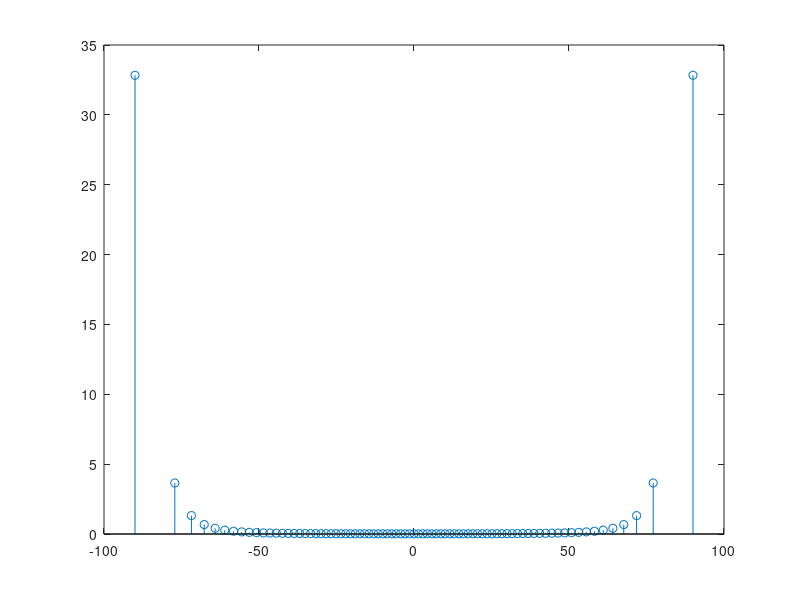

Write the MATLAB code that produced this figure.
clc
clear

n = 81;
K = 1;
a = zeros(n, 1);
I = zeros(n, 1);
for l=1:n
    I(l) = (l-1) - (n-1)/2;
end

U = zeros(n, n);
for i = 1:n
    for j = 1:n
        U(i,j) = exp(-1i*2*pi*I(i)*I(j)/n)/sqrt(n);
    end
end

phi_degree = -90:90;
phi = phi_degree*pi/180;
theta = 0.5*sin(phi);
for ph = 1:length(phi_degree)
    for i = 1:n
        a(i) = exp(-1i*2*pi*theta(ph)*I(i));
    end
    H = a;

    H_b = ctranspose(U)*H;
    H_b_amp = abs(H_b);
    H_b_phase = log2(H_b);
    H_b_power = abs(ctranspose(H_b)).^2;
    figure(1)
    stem(asin(2*I/(n-1))*180/pi, H_b_power);
    phi_degree(ph)
   
    % figure(2)
    % stem(I, H_b_power);
end